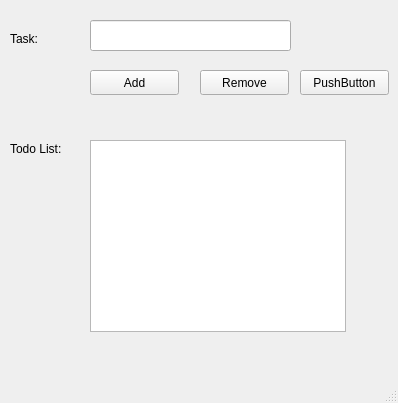
<?xml version="1.0" encoding="UTF-8"?>
<ui version="4.0">
 <class>MainWindow</class>
 <widget class="QMainWindow" name="MainWindow">
  <property name="geometry">
   <rect>
    <x>0</x>
    <y>0</y>
    <width>398</width>
    <height>403</height>
   </rect>
  </property>
  <property name="windowTitle">
   <string>MainWindow</string>
  </property>
  <widget class="QWidget" name="centralwidget">
   <widget class="QLineEdit" name="input_task">
    <property name="geometry">
     <rect>
      <x>90</x>
      <y>20</y>
      <width>201</width>
      <height>31</height>
     </rect>
    </property>
   </widget>
   <widget class="QPushButton" name="Add_button">
    <property name="geometry">
     <rect>
      <x>90</x>
      <y>70</y>
      <width>89</width>
      <height>25</height>
     </rect>
    </property>
    <property name="cursor">
     <cursorShape>ArrowCursor</cursorShape>
    </property>
    <property name="text">
     <string>Add</string>
    </property>
   </widget>
   <widget class="QPushButton" name="remove_button">
    <property name="geometry">
     <rect>
      <x>200</x>
      <y>70</y>
      <width>89</width>
      <height>25</height>
     </rect>
    </property>
    <property name="text">
     <string>Remove</string>
    </property>
   </widget>
   <widget class="QLabel" name="task_label">
    <property name="geometry">
     <rect>
      <x>10</x>
      <y>30</y>
      <width>67</width>
      <height>17</height>
     </rect>
    </property>
    <property name="text">
     <string>Task:</string>
    </property>
   </widget>
   <widget class="QLabel" name="list_label">
    <property name="geometry">
     <rect>
      <x>10</x>
      <y>140</y>
      <width>67</width>
      <height>17</height>
     </rect>
    </property>
    <property name="text">
     <string>Todo List:</string>
    </property>
   </widget>
   <widget class="QListWidget" name="list_w">
    <property name="geometry">
     <rect>
      <x>90</x>
      <y>140</y>
      <width>256</width>
      <height>192</height>
     </rect>
    </property>
   </widget>
   <widget class="QPushButton" name="pushButton">
    <property name="geometry">
     <rect>
      <x>300</x>
      <y>70</y>
      <width>89</width>
      <height>25</height>
     </rect>
    </property>
    <property name="text">
     <string>PushButton</string>
    </property>
   </widget>
  </widget>
  <widget class="QMenuBar" name="menubar">
   <property name="geometry">
    <rect>
     <x>0</x>
     <y>0</y>
     <width>398</width>
     <height>22</height>
    </rect>
   </property>
  </widget>
  <widget class="QStatusBar" name="statusbar"/>
 </widget>
 <resources/>
 <connections/>
</ui>
